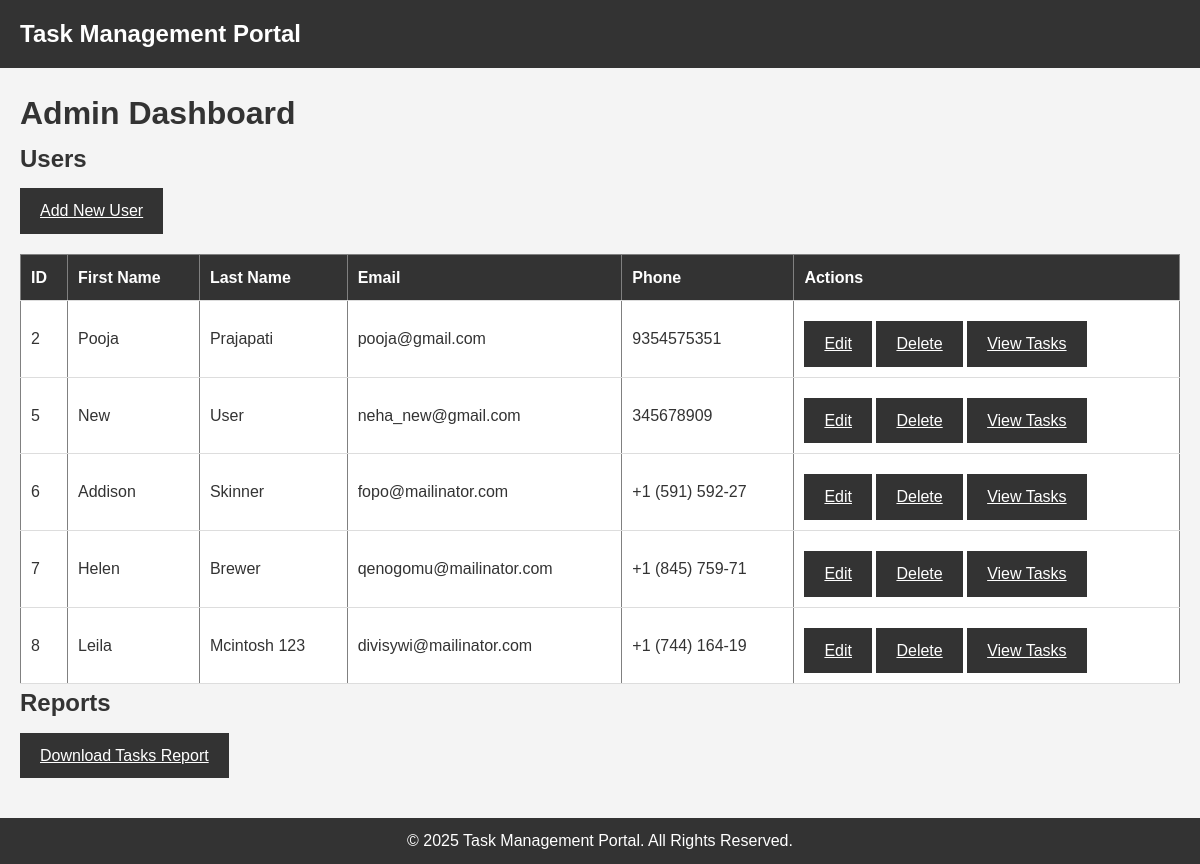
Screenshot of /admin/dashboard.php with the database file from the repository.
### tables this page shows
CREATE TABLE `users` (
  `id` int(11) NOT NULL,
  `first_name` varchar(100) NOT NULL,
  `last_name` varchar(100) NOT NULL,
  `email` varchar(100) NOT NULL,
  `phone` varchar(15) DEFAULT NULL,
  `password` varchar(255) NOT NULL,
  `last_login` timestamp NULL DEFAULT NULL,
  `last_password_change` timestamp NULL DEFAULT NULL,
  `is_admin` tinyint(1) DEFAULT 0
);

### admin/admin_get_users_list.php (called while the page is built, shortened)
<?php
    $conn = getConnection();
    $query = "SELECT id, first_name, last_name, email, phone FROM users WHERE is_admin = 0";
    $users = $conn->query($query);
    return $users;
?>

### admin/dashboard.php (the view, shortened to what this page needs)
<!DOCTYPE html>
<html lang="en">
<head>
    <link rel="stylesheet" href="../assets/css/style.css">
</head>
<body>
    <?php
        include('../includes/header.php');
        include('admin_get_users_list.php');
    ?>
    <div class="container">
        <h1>Admin Dashboard</h1>
        <h2>Users</h2>
        <a href="create_user.php" class="btn">Add New User</a>
        <table border="1" cellpadding="10" cellspacing="0">
            <thead>
                <tr>
                    <th>ID</th>
                    <th>First Name</th>
                    <th>Last Name</th>
                    <th>Email</th>
                    <th>Phone</th>
                    <th>Actions</th>
                </tr>
            </thead>
            <tbody>
                <?php while ($user = $users->fetch_assoc()): ?>
                    <tr>
                        <td><?= $user['id'] ?></td>
                        <td><?= $user['first_name'] ?></td>
                        <td><?= $user['last_name'] ?></td>
                        <td><?= $user['email'] ?></td>
                        <td><?= $user['phone'] ?></td>
                        <td>
                            <a href="edit_user.php?id=<?= $user['id'] ?>" class="btn">Edit</a>
                            <a href="delete_user.php?id=<?= $user['id'] ?>" class="btn" onclick="return confirm('Are you sure?')">Delete</a>
                            <a href="view_user_tasks.php?user_id=<?= $user['id'] ?>" class="btn">View Tasks</a>
                        </td>
                    </tr>
                <?php endwhile; ?>
            </tbody>
        </table>
        <h2>Reports</h2>
        <a href="reports.php" class="btn">Download Tasks Report</a>
    </div>
    <?php include('../includes/footer.php'); ?>
</body>
</html>

### assets/css/style.css (style rules this page uses)
* { margin: 0; padding: 0; box-sizing: border-box; }
body { font-family: Arial, sans-serif; background-color: #f4f4f4; color: #333; line-height: 1.6; }
.container { max-width: 1200px; margin: 0 auto; padding: 20px; }
button, .btn { background-color: #333; color: #fff; border: none; padding: 10px 20px; cursor: pointer; font-size: 16px; text-align: center; margin-top: 10px; display: inline-block; }
table { width: 100%; margin-top: 20px; border-collapse: collapse; background-color: #fff; }
table th, table td { padding: 10px; text-align: left; border-bottom: 1px solid #ddd; }
table th { background-color: #333; color: #fff; }

### rows the page displays
users: id "2", first_name "Pooja", last_name "Prajapati", email "pooja@gmail.com", phone "9354575351"
users: id "5", first_name "New", last_name "User", email "neha_new@gmail.com", phone "345678909"
users: id "6", first_name "Addison", last_name "Skinner", email "fopo@mailinator.com", phone "+1 (591) 592-27"
users: id "7", first_name "Helen", last_name "Brewer", email "qenogomu@mailinator.com", phone "+1 (845) 759-71"
users: id "8", first_name "Leila", last_name "Mcintosh 123", email "divisywi@mailinator.com", phone "+1 (744) 164-19"
